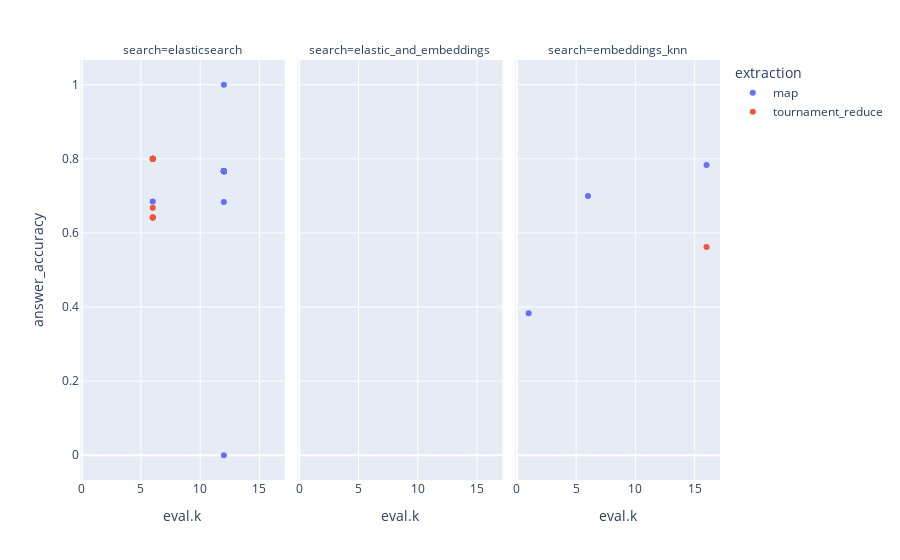

The code cell stored with this chart in its notebook:
### Code cell
df_filtered = df.filter(df['search'].is_not_null())

px.scatter(
    df_filtered.with_columns(pl.col("answer_accuracy").cast(pl.Float32, strict=False)),
    x="eval.k",
    y="answer_accuracy",
    facet_col="search",
    color="extraction",
)

### Figure 1 — Plotly figure (JSON) as saved in the notebook; plotly's stock layout.template omitted (floating-point values rounded to 4 significant figures)
{"data": [{"hovertemplate": "extraction=map<br>search=elasticsearch<br>eval.k=%{x}<br>answer_accuracy=%{y}<extra></extra>", "legendgroup": "map", "marker": {"color": "#636efa", "symbol": "circle"}, "mode": "markers", "name": "map", "orientation": "v", "showlegend": true, "type": "scatter", "x": [12, 12, 12, 12, 12, 12, null, null, null, null, null, 12, 12, 12, 12, 12, 12, 12, 12, 12, 12, null, null, null, 12, 12, 12, 12, 12, 12, 12, 12, 12, 12, 12, 12, 12, 12, 12, 12, 12, 12, 12, 12, 12, 12, 12, 12, 12, 12, 6], "xaxis": "x", "y": [1, 0.7667, 0.7667, 0.7667, 0.7667, 0.7667, 0, 0, 0, 0, 0, 0, 0.7667, 0.7667, 0.7667, 0.7667, 0.7667, 0.7667, 0.7667, 0.7667, 0.7667, 0, 0, 0, 0.7667, 0.7667, 0.7667, 0.6833, 0.7667, 0.7667, 0.7667, 0.7667, 0.7667, 0.7667, 0.7667, 0.7667, 0.7667, 0.7667, 0.7667, 0.7667, 0.7667, 0.7667, 0.7667, 0.7667, 0.7667, 0.7667, 0.7667, 0.7667, 0.7667, 0.7667, 0.6852], "yaxis": "y"}, {"hovertemplate": "extraction=map<br>search=elastic_and_embeddings<br>eval.k=%{x}<br>answer_accuracy=%{y}<extra></extra>", "legendgroup": "map", "marker": {"color": "#636efa", "symbol": "circle"}, "mode": "markers", "name": "map", "orientation": "v", "showlegend": false, "type": "scatter", "x": [null], "xaxis": "x2", "y": [0], "yaxis": "y2"}, {"hovertemplate": "extraction=map<br>search=embeddings_knn<br>eval.k=%{x}<br>answer_accuracy=%{y}<extra></extra>", "legendgroup": "map", "marker": {"color": "#636efa", "symbol": "circle"}, "mode": "markers", "name": "map", "orientation": "v", "showlegend": false, "type": "scatter", "x": [null, 1, 16, 6], "xaxis": "x3", "y": [0.3833, 0.3833, 0.7833, 0.7], "yaxis": "y3"}, {"hovertemplate": "extraction=tournament_reduce<br>search=elasticsearch<br>eval.k=%{x}<br>answer_accuracy=%{y}<extra></extra>", "legendgroup": "tournament_reduce", "marker": {"color": "#EF553B", "symbol": "circle"}, "mode": "markers", "name": "tournament_reduce", "orientation": "v", "showlegend": true, "type": "scatter", "x": [null, null, null, null, null, null, null, null, null, null, null, null, null, null, null, null, null, null, null, null, null, null, 6, 6, 6, 6, 6, 6, 6, 6, 6, 6, 6], "xaxis": "x", "y": [0, 0, 0, 0, 0, 0, 0, 0, 0, 0, 0, 0, 0, 0, 0, 0, 0, 0, 0, 0, 0, 0, 0.8, 0.6417, 0.6417, 0.6417, 0.6417, 0.8, 0.8, 0.8, 0.8, 0.8, 0.6681], "yaxis": "y"}, {"hovertemplate": "extraction=tournament_reduce<br>search=embeddings_knn<br>eval.k=%{x}<br>answer_accuracy=%{y}<extra></extra>", "legendgroup": "tournament_reduce", "marker": {"color": "#EF553B", "symbol": "circle"}, "mode": "markers", "name": "tournament_reduce", "orientation": "v", "showlegend": false, "type": "scatter", "x": [16], "xaxis": "x3", "y": [0.5619], "yaxis": "y3"}], "layout": {"annotations": [{"font": {}, "showarrow": false, "text": "search=elasticsearch", "x": 0.16, "xanchor": "center", "xref": "paper", "y": 1, "yanchor": "bottom", "yref": "paper"}, {"font": {}, "showarrow": false, "text": "search=elastic_and_embeddings", "x": 0.5, "xanchor": "center", "xref": "paper", "y": 1, "yanchor": "bottom", "yref": "paper"}, {"font": {}, "showarrow": false, "text": "search=embeddings_knn", "x": 0.84, "xanchor": "center", "xref": "paper", "y": 1, "yanchor": "bottom", "yref": "paper"}], "legend": {"title": {"text": "extraction"}, "tracegroupgap": 0}, "margin": {"t": 60}, "xaxis": {"anchor": "y", "domain": [0, 0.32], "title": {"text": "eval.k"}}, "xaxis2": {"anchor": "y2", "domain": [0.34, 0.66], "matches": "x", "title": {"text": "eval.k"}}, "xaxis3": {"anchor": "y3", "domain": [0.68, 1.0], "matches": "x", "title": {"text": "eval.k"}}, "yaxis": {"anchor": "x", "domain": [0, 1], "title": {"text": "answer_accuracy"}}, "yaxis2": {"anchor": "x2", "domain": [0, 1], "matches": "y", "showticklabels": false}, "yaxis3": {"anchor": "x3", "domain": [0, 1], "matches": "y", "showticklabels": false}}}
